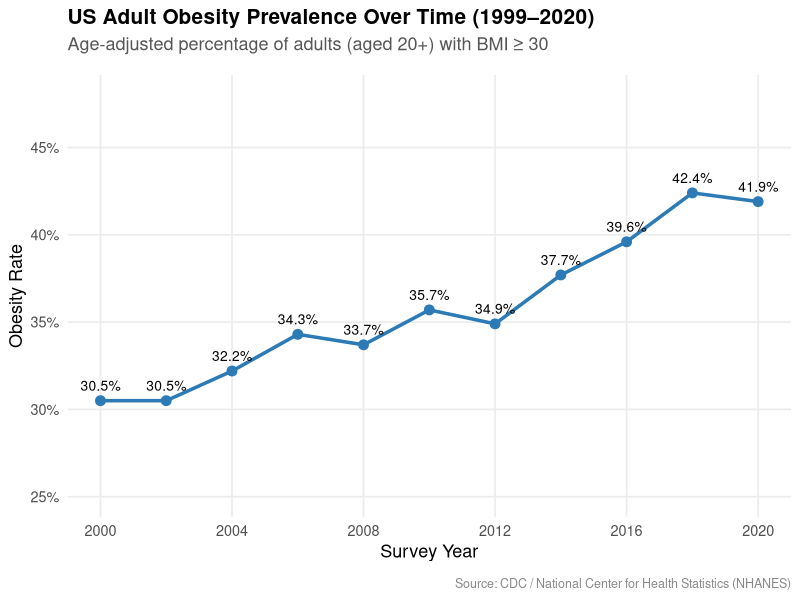
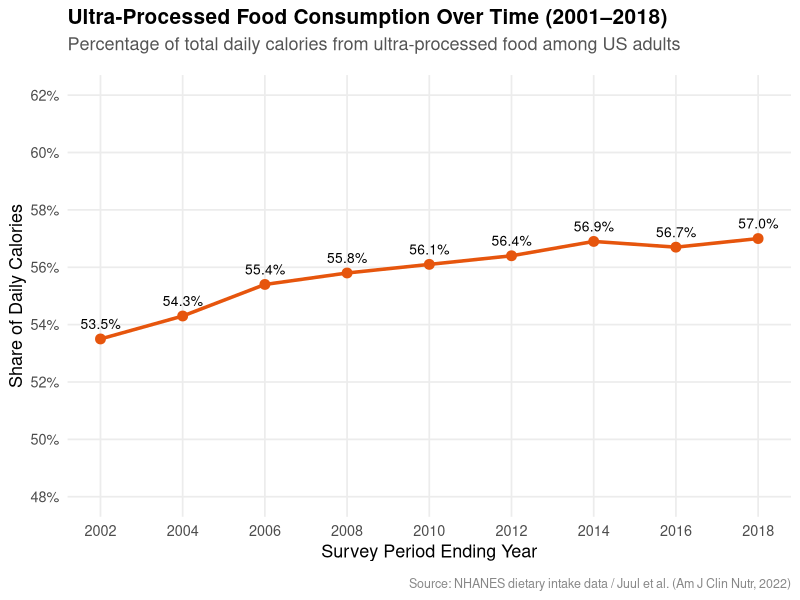
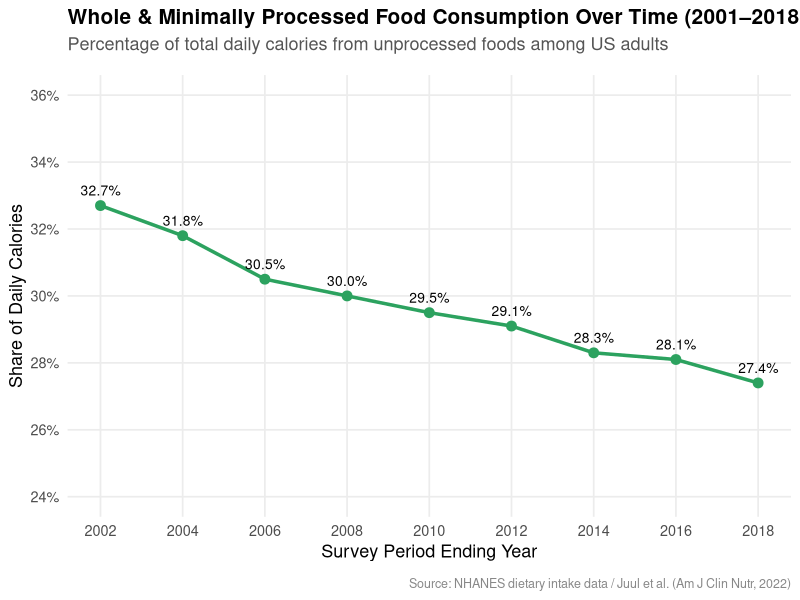

Write R code to recreate these figures, in order.
## ---- chunk 1
#| label: setup
#| include: false

library(tidyverse)
## ---- chunk 2
#| label: obesity-time-plot
#| fig-width: 9
#| fig-height: 5
#| fig-align: center

obesity_trends <- tibble(
  year = c(2000, 2002, 2004, 2006, 2008, 2010, 2012, 2014, 2016, 2018, 2020),
  rate = c(0.305, 0.305, 0.322, 0.343, 0.337, 0.357, 0.349, 0.377, 0.396, 0.424, 0.419)
)

obesity_trends |>
  ggplot(aes(x = year, y = rate)) +
  geom_line(color = "#2c7bb6", linewidth = 1.2) +
  geom_point(color = "#2c7bb6", size = 3) +
  geom_text(aes(label = scales::percent(rate, accuracy = 0.1)), vjust = -1, size = 3.5) +
  scale_y_continuous(
    labels = scales::percent_format(accuracy = 1),
    limits = c(0.25, 0.48),
    breaks = seq(0.25, 0.45, by = 0.05)
  ) +
  scale_x_continuous(breaks = seq(2000, 2020, by = 4)) +
  labs(
    title = "US Adult Obesity Prevalence Over Time (1999–2020)",
    subtitle = "Age-adjusted percentage of adults (aged 20+) with BMI ≥ 30",
    x = "Survey Year",
    y = "Obesity Rate",
    caption = "Source: CDC / National Center for Health Statistics (NHANES)"
  ) +
  theme_minimal(base_size = 13) +
  theme(
    plot.title = element_text(face = "bold", size = 15, margin = margin(b = 6)),
    plot.subtitle = element_text(color = "#555555", margin = margin(b = 15)),
    plot.caption = element_text(color = "#888888", size = 9, margin = margin(t = 12)),
    panel.grid.minor = element_blank(),
    panel.grid.major = element_line(color = "#ececec")
  )
## ---- chunk 3
#| label: upf-time-plot
#| fig-width: 9
#| fig-height: 5
#| fig-align: center

upf_trends <- tibble(
  period = c("2001–2002", "2003–2004", "2005–2006", "2007–2008", 
             "2009–2010", "2011–2012", "2013–2014", "2015–2016", "2017–2018"),
  year = c(2002, 2004, 2006, 2008, 2010, 2012, 2014, 2016, 2018),
  pct_calories = c(0.535, 0.543, 0.554, 0.558, 0.561, 0.564, 0.569, 0.567, 0.570)
)

upf_trends |>
  ggplot(aes(x = year, y = pct_calories)) +
  geom_line(color = "#e6550d", linewidth = 1.2) +
  geom_point(color = "#e6550d", size = 3) +
  geom_text(aes(label = scales::percent(pct_calories, accuracy = 0.1)), vjust = -1, size = 3.5) +
  scale_y_continuous(
    labels = scales::percent_format(accuracy = 1),
    limits = c(0.48, 0.62),
    breaks = seq(0.48, 0.62, by = 0.02)
  ) +
  scale_x_continuous(breaks = seq(2002, 2018, by = 2)) +
  labs(
    title = "Ultra-Processed Food Consumption Over Time (2001–2018)",
    subtitle = "Percentage of total daily calories from ultra-processed food among US adults",
    x = "Survey Period Ending Year",
    y = "Share of Daily Calories",
    caption = "Source: NHANES dietary intake data / Juul et al. (Am J Clin Nutr, 2022)"
  ) +
  theme_minimal(base_size = 13) +
  theme(
    plot.title = element_text(face = "bold", size = 15, margin = margin(b = 6)),
    plot.subtitle = element_text(color = "#555555", margin = margin(b = 15)),
    plot.caption = element_text(color = "#888888", size = 9, margin = margin(t = 12)),
    panel.grid.minor = element_blank(),
    panel.grid.major = element_line(color = "#ececec")
  )
## ---- chunk 4
#| label: non-upf-time-plot
#| fig-width: 9
#| fig-height: 5
#| fig-align: center

food_trends <- tibble(
  year = c(2002, 2004, 2006, 2008, 2010, 2012, 2014, 2016, 2018),
  non_upf_rate = c(0.327, 0.318, 0.305, 0.300, 0.295, 0.291, 0.283, 0.281, 0.274)
)

food_trends |>
  ggplot(aes(x = year, y = non_upf_rate)) +
  geom_line(color = "#2ca25f", linewidth = 1.2) +
  geom_point(color = "#2ca25f", size = 3) +
  geom_text(aes(label = scales::percent(non_upf_rate, accuracy = 0.1)), vjust = -1, size = 3.5) +
  scale_y_continuous(
    labels = scales::percent_format(accuracy = 1),
    limits = c(0.24, 0.36),
    breaks = seq(0.24, 0.36, by = 0.02)
  ) +
  scale_x_continuous(breaks = seq(2002, 2018, by = 2)) +
  labs(
    title = "Whole & Minimally Processed Food Consumption Over Time (2001–2018)",
    subtitle = "Percentage of total daily calories from unprocessed foods among US adults",
    x = "Survey Period Ending Year",
    y = "Share of Daily Calories",
    caption = "Source: NHANES dietary intake data / Juul et al. (Am J Clin Nutr, 2022)"
  ) +
  theme_minimal(base_size = 13) +
  theme(
    plot.title = element_text(face = "bold", size = 15, margin = margin(b = 6)),
    plot.subtitle = element_text(color = "#555555", margin = margin(b = 15)),
    plot.caption = element_text(color = "#888888", size = 9, margin = margin(t = 12)),
    panel.grid.minor = element_blank(),
    panel.grid.major = element_line(color = "#ececec")
  )
